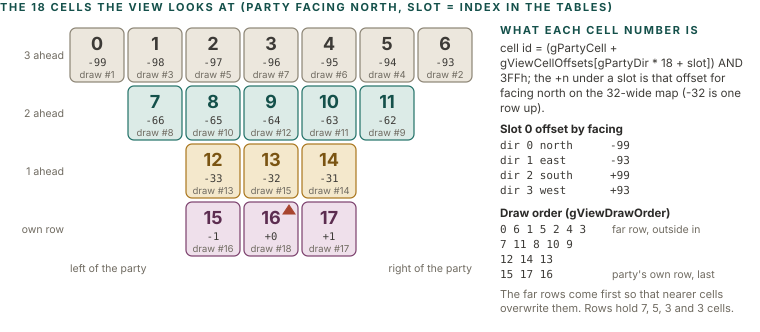

The Python source for this figure:
import sys; sys.path.insert(0, '.')
from figlib import *

# The 18 view slots: gViewCellOffsets (ds:199D) for facing north, gViewDrawOrder (ds:7278).
c = Canvas(760, 330)
c.section(0, 11, "THE 18 CELLS THE VIEW LOOKS AT (PARTY FACING NORTH, SLOT = INDEX IN THE TABLES)")

rows = [  # (row label, dy, slots, dx list)
    ("3 ahead", -3, [0, 1, 2, 3, 4, 5, 6], [-3, -2, -1, 0, 1, 2, 3]),
    ("2 ahead", -2, [7, 8, 9, 10, 11], [-2, -1, 0, 1, 2]),
    ("1 ahead", -1, [12, 13, 14], [-1, 0, 1]),
    ("own row", 0, [15, 16, 17], [-1, 0, 1]),
]
order = [0, 6, 1, 5, 2, 4, 3, 7, 11, 8, 10, 9, 12, 14, 13, 15, 17, 16]
rank = {s: i for i, s in enumerate(order)}
CW, CH = 54, 54
X0, Y0 = 70, 28
cols = {-3: 0, -2: 1, -1: 2, 0: 3, 1: 4, 2: 5, 3: 6}
kinds = {0: "grey", 1: "teal", 2: "ochre", 3: "plum"}
off = [-99, -98, -97, -96, -95, -94, -93, -66, -65, -64, -63, -62, -33, -32, -31, -1, 0, 1]
for ri, (lab, dy, slots, dxs) in enumerate(rows):
    y = Y0 + ri * (CH + 4)
    c.text(X0 - 6, y + CH / 2 + 4, lab, size=10.5, color=MUTED, anchor="end")
    for s, dx in zip(slots, dxs):
        x = X0 + cols[dx] * (CW + 4)
        k = kinds[ri]
        c.box(x, y, CW, CH, k, None, None)
        c.text(x + CW / 2, y + 22, str(s), size=18, weight=700, color=PAL[k][0], anchor="middle")
        c.text(x + CW / 2, y + 38, "%+d" % off[s], size=10.5, color=INK2, anchor="middle", mono=True)
        c.text(x + CW / 2, y + 50, "draw #%d" % (rank[s] + 1), size=9.5, color=MUTED, anchor="middle")
# party marker on slot 16
x16 = X0 + cols[0] * (CW + 4)
y16 = Y0 + 3 * (CH + 4)
c.path(f"M{x16+CW-15},{y16+12} L{x16+CW-9},{y16+3} L{x16+CW-3},{y16+12} Z", fill=SOLID["red"], stroke=SOLID["red"])

# axis labels
c.text(X0, Y0 + 4 * (CH + 4) + 12, "left of the party", size=10.5, color=MUTED)
c.text(X0 + 7 * (CW + 4) - 4, Y0 + 4 * (CH + 4) + 12, "right of the party", size=10.5, color=MUTED, anchor="end")

# right-hand explanation
RX = 500
c.section(RX, Y0 + 6, "WHAT EACH CELL NUMBER IS", color="#14504A")
yy = Y0 + 24
for l in wrap("cell id = (gPartyCell + gViewCellOffsets[gPartyDir * 18 + slot]) AND 3FFh; the +n under a slot is that offset for facing north on the 32-wide map (-32 is one row up).", 258, 11.5):
    c.text(RX, yy, l, size=11.5, color=INK2); yy += 15
yy += 6
c.text(RX, yy, "Slot 0 offset by facing", size=11.5, weight=700, color=INK); yy += 16
for d, nm, v in [(0, "north", -99), (1, "east", -93), (2, "south", 99), (3, "west", 93)]:
    c.text(RX, yy, "dir %d %-5s" % (d, nm), size=11, color=INK2, mono=True)
    c.text(RX + 110, yy, "%+d" % v, size=11, color=INK2, mono=True); yy += 15
yy += 8
c.text(RX, yy, "Draw order (gViewDrawOrder)", size=11.5, weight=700, color=INK); yy += 16
c.text(RX, yy, "0 6 1 5 2 4 3", size=11, color=INK2, mono=True); c.text(RX + 112, yy, "far row, outside in", size=10.5, color=MUTED); yy += 15
c.text(RX, yy, "7 11 8 10 9", size=11, color=INK2, mono=True); yy += 15
c.text(RX, yy, "12 14 13", size=11, color=INK2, mono=True); yy += 15
c.text(RX, yy, "15 17 16", size=11, color=INK2, mono=True); c.text(RX + 112, yy, "party's own row, last", size=10.5, color=MUTED); yy += 20
for l in wrap("The far rows come first so that nearer cells overwrite them. Rows hold 7, 5, 3 and 3 cells.", 258, 11):
    c.text(RX, yy, l, size=11, color=MUTED); yy += 14
c.h = max(Y0 + 4 * (CH + 4) + 22, yy + 6)
c.save("figs/gfx_view_slots.svg")
